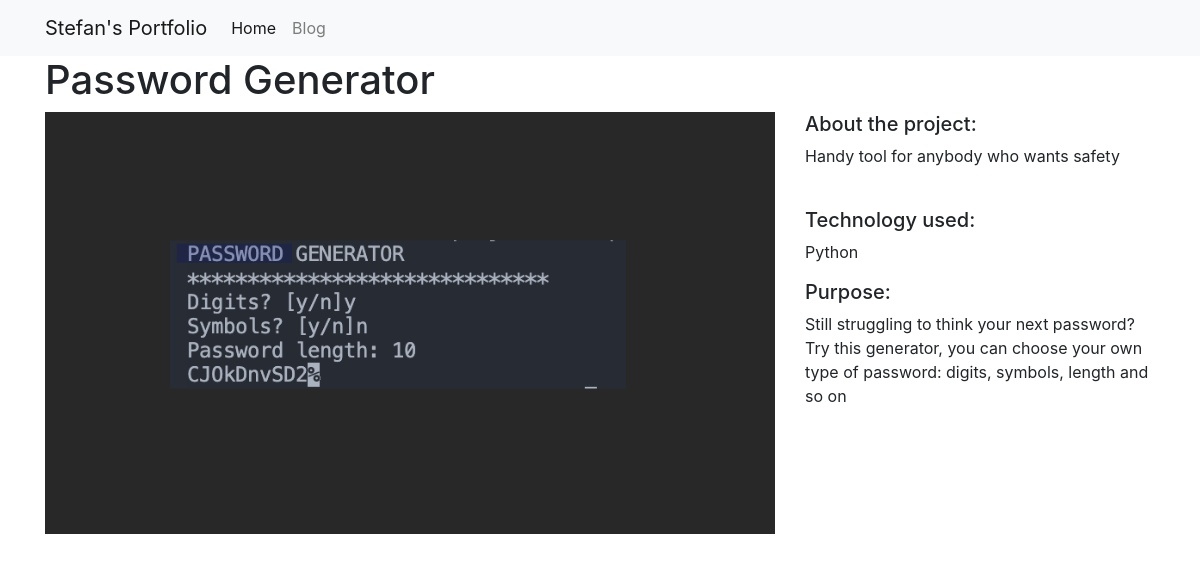
Screenshot of /projects/5/ with the database file from the repository.
### projects/models.py (models this page shows)
class Project(models.Model):
    title = models.CharField(max_length=100)
    description = models.TextField()
    technology = models.CharField(max_length=20)
    image = models.FilePathField(path="/img")
    purpose = models.CharField(max_length=100)

### projects/views.py (the view)
# urls.py: path("<int:pk>/", views.project_detail, name="project_detail")
def project_detail(request, pk):
    project = Project.objects.get(pk=pk)
    context = {
        "project": project
    }
    return render(request, "project_detail.html", context)

### projects/templates/project_detail.html
{% extends "base.html" %}
{% load static %}
{% block page_content %}
<h1>{{ project.title }}</h1>
<div class="row">
    <div class="col-md-8">
        <img src="{% static project.image %}" alt="" width="100%">
    </div>
    <div class="col-md-4">
        <h5>About the project:</h5>
        <p>{{ project.description }}</p>
        <br>
        <h5>Technology used:</h5>
        <p>{{ project.technology }}</p>
        <h5>Purpose:</h5>
        <p>{{ project.purpose }}</p>
    </div>
</div>
{% endblock %}

### rows the page displays
Project: title "Password Generator", image (picture), description "Handy tool for anybody who wants safety", technology "Python", purpose "Still struggling to think your next password? Try this generator, you can choose your own type of password: digits, symbols, length and so on"
